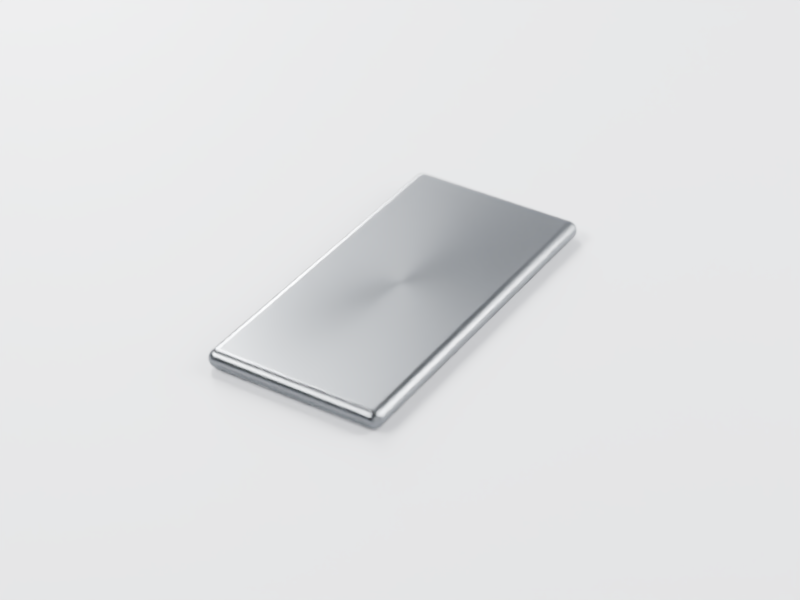
#> input picture blender/example_studio_light.png, 800 x 600 px
$ python grade_looks.py ../blender/example_studio_light.png ../blender/example_studio_light.png ../blender/example_studio_light.png 1.0
#> lines starting #> are read from the running program, lines starting #| are printed output that depends on the picture
"""Cinematic -> cyberpunk grade for GUM's Hyderabad film.
Modes: day (teal/orange cinematic), warm (interiors, partial WB), golden (sunset), night (cyberpunk), bw (neon duotone).
grade_image(path, mode, ev=0) -> float32 RGB [0,1];  export_cube(mode, path) writes a Resolve-ready .cube of the pointwise look."""
import numpy as np, cv2

def srgb2lin(x): return np.where(x <= 0.04045, x / 12.92, ((x + 0.055) / 1.055) ** 2.4)
def lin2srgb(x): x = np.clip(x, 0, None); return np.where(x <= 0.0031308, x * 12.92, 1.055 * np.power(x, 1 / 2.4) - 0.055)
def luma(c): return c[..., 0] * 0.2126 + c[..., 1] * 0.7152 + c[..., 2] * 0.0722

# [17 lines left out: functions rgb2hsv, hsv2rgb, scurve, not called in this run]

def hue_bump(h, center, width):
    d = (h - center + 0.5) % 1.0 - 0.5
    return np.exp(-(d / width) ** 2)

LOOKS = {
    # tone: k (contrast), black lift, white;  split: shadow tint, highlight tint;  hue shifts (center, width, shift); sat
    'day':    dict(k=5.0, black=0.035, white=0.965, sh=(-0.034, 0.012, 0.045), hl=(0.030, 0.010, -0.028),
                   hues=[(0.31, 0.07, 0.055), (0.16, 0.05, -0.018), (0.58, 0.07, -0.025)], sat=0.90, satboost=0.0),
    'warm':   dict(k=4.8, black=0.035, white=0.965, sh=(-0.035, 0.010, 0.050), hl=(0.035, 0.010, -0.025),
                   hues=[(0.31, 0.07, 0.06), (0.12, 0.05, -0.012)], sat=0.92, satboost=0.0),
    'golden': dict(k=5.0, black=0.035, white=0.97, sh=(-0.035, 0.005, 0.055), hl=(0.050, 0.008, -0.030),
                   hues=[(0.31, 0.07, 0.06), (0.14, 0.05, -0.025)], sat=1.0, satboost=0.10),
    'night':  dict(k=5.4, black=0.038, white=0.97, sh=(-0.030, 0.010, 0.065), hl=(0.040, -0.020, 0.040),
                   hues=[(0.08, 0.045, -0.045), (0.0, 0.035, -0.035), (0.16, 0.05, -0.055), (0.33, 0.09, 0.14), (0.60, 0.07, 0.055)],
                   sat=1.0, satboost=0.30),
}

# [25 lines left out: function look, not called in this run]

def normalize(c, mode, ev=0.0, wb=None, fixed_gain=None):
    lin = srgb2lin(c)
    L = luma(lin)
    if mode == 'bw':
        lo, hi = np.percentile(L, 1.5), np.percentile(L, 99.3)
        lin = np.clip((lin - lo) / (hi - lo + 1e-6), 0, None) * 0.62
    else:
        wbs = {'day': 0.45, 'warm': 0.30, 'golden': 0.0, 'night': 0.0}[mode] if wb is None else wb
        if wbs:
            m = (L > np.percentile(L, 20)) & (L < np.percentile(L, 95))
            means = lin[m].mean(0); g = means.mean() / (means + 1e-6)
            lin = lin * (1 + wbs * (g - 1))
            L = luma(lin)
        if mode == 'night':
            p = np.percentile(L, 99.5); gain = np.clip(0.75 / (p + 1e-6), 0.6, 2.2)
        elif mode == 'golden':
            p = np.percentile(L, 99.0); gain = np.clip(0.80 / (p + 1e-6), 0.45, 1.5)
        else:
            med = np.median(L); tgt = {'day': 0.125, 'warm': 0.10}[mode]
            gain = np.clip(tgt / (med + 1e-6), 0.5, 2.5)
        if fixed_gain is not None: gain = fixed_gain
        normalize.last_gain = gain
        lin = lin * gain
    lin = lin * (2.0 ** ev)
    # soft shoulder so highlights roll instead of clip
    lin = lin / (1 + np.clip(lin - 0.55, 0, None) * 1.3)
    return np.clip(lin2srgb(lin), 0, 1)

# [10 lines left out: function halation, not called in this run]

def grade_array(c, mode, ev=0.0, wb=None, fixed_gain=None):
    c = normalize(c, mode, ev, wb, fixed_gain)
    c = look(c, mode)
    c = halation(c, mode)
    return c.astype(np.float32)

def load(path, long_side=3000):
#> called with path = '../blender/example_studio_light.png', long_side = 3000
    im = cv2.imread(path, cv2.IMREAD_COLOR)[:, :, ::-1]
    h, w = im.shape[:2]; sc = long_side / max(h, w)
#> after `h, w = im.shape[:2]`: h = 600; w = 800
#> after `sc = long_side / max(h, w)`: sc = 3.75
    if sc < 1: im = cv2.resize(im, (int(w * sc + .5), int(h * sc + .5)), interpolation=cv2.INTER_AREA)
    return im.astype(np.float32) / 255.0

def grade_image(path, mode, ev=0.0, wb=None, long_side=3000):
    return grade_array(load(path, long_side), mode, ev, wb)
#> in srgb2lin, `def srgb2lin(x): return np.where(x <= 0.04045, x / 12.92, ((x + 0.055)..`:
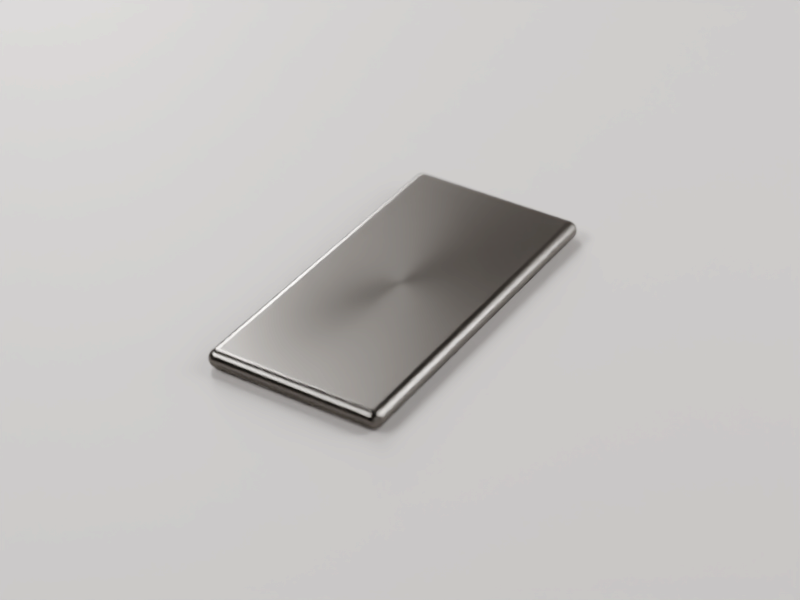
#> returned value: shape (600, 800, 3) float32; mean of channels 0, 1, 2 0.765, 0.77, 0.778; drawn as B, G, R

# [8 lines left out: function export_cube, not called in this run]

if __name__ == '__main__':
    import sys
    src, mode, dst = sys.argv[1], sys.argv[2], sys.argv[3]
    ev = float(sys.argv[4]) if len(sys.argv) > 4 else 0.0
#> (the run stopped early here; a loop or call above may not have finished)
